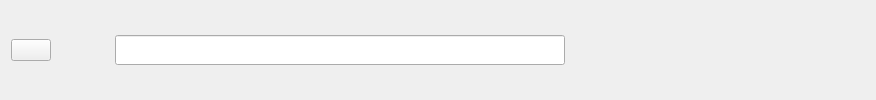
       <widget class="QWidget" name="widget_4" native="true">
        <property name="styleSheet">
         <string notr="true">background-color:&quot;#FFFFFF&quot;;

QPushButton {
    color: black;
    height: 35px;
    border: none;
 
}


</string>
        </property>
        <layout class="QHBoxLayout" name="horizontalLayout_6">
         <item>
          <widget class="QPushButton" name="pushButton_10">
           <property name="text">
            <string/>
           </property>
           <property name="icon">
            <iconset>
             <normaloff>Images/menu.png</normaloff>Images/menu.png</iconset>
           </property>
           <property name="checkable">
            <bool>true</bool>
           </property>
          </widget>
         </item>
         <item>
          <spacer name="horizontalSpacer_9">
           <property name="orientation">
            <enum>Qt::Orientation::Horizontal</enum>
           </property>
           <property name="sizeHint" stdset="0">
            <size>
             <width>20</width>
             <height>20</height>
            </size>
           </property>
          </spacer>
         </item>
         <item>
          <widget class="QPushButton" name="pushButton_11">
           <property name="styleSheet">
            <string notr="true">QPushButton {
    color: black;
    height: 35px;
    border: none;
 
}


QPushButton:checked{
background-color:&quot;#F5FAFE&quot;;
color:&quot;#1F95EF&quot;;
font-weight:bold;

}
</string>
           </property>
           <property name="text">
            <string/>
           </property>
           <property name="icon">
            <iconset>
             <normaloff>Images/search-interface-symbol.png</normaloff>Images/search-interface-symbol.png</iconset>
           </property>
          </widget>
         </item>
         <item>
          <layout class="QHBoxLayout" name="horizontalLayout_5">
           <item>
            <widget class="QLineEdit" name="lineEdit">
             <property name="minimumSize">
              <size>
               <width>450</width>
               <height>0</height>
              </size>
             </property>
             <property name="maximumSize">
              <size>
               <width>500</width>
               <height>30</height>
              </size>
             </property>
            </widget>
           </item>
          </layout>
         </item>
         <item>
          <spacer name="horizontalSpacer_10">
           <property name="orientation">
            <enum>Qt::Orientation::Horizontal</enum>
           </property>
           <property name="sizeHint" stdset="0">
            <size>
             <width>300</width>
             <height>20</height>
            </size>
           </property>
          </spacer>
         </item>
        </layout>
       </widget>
